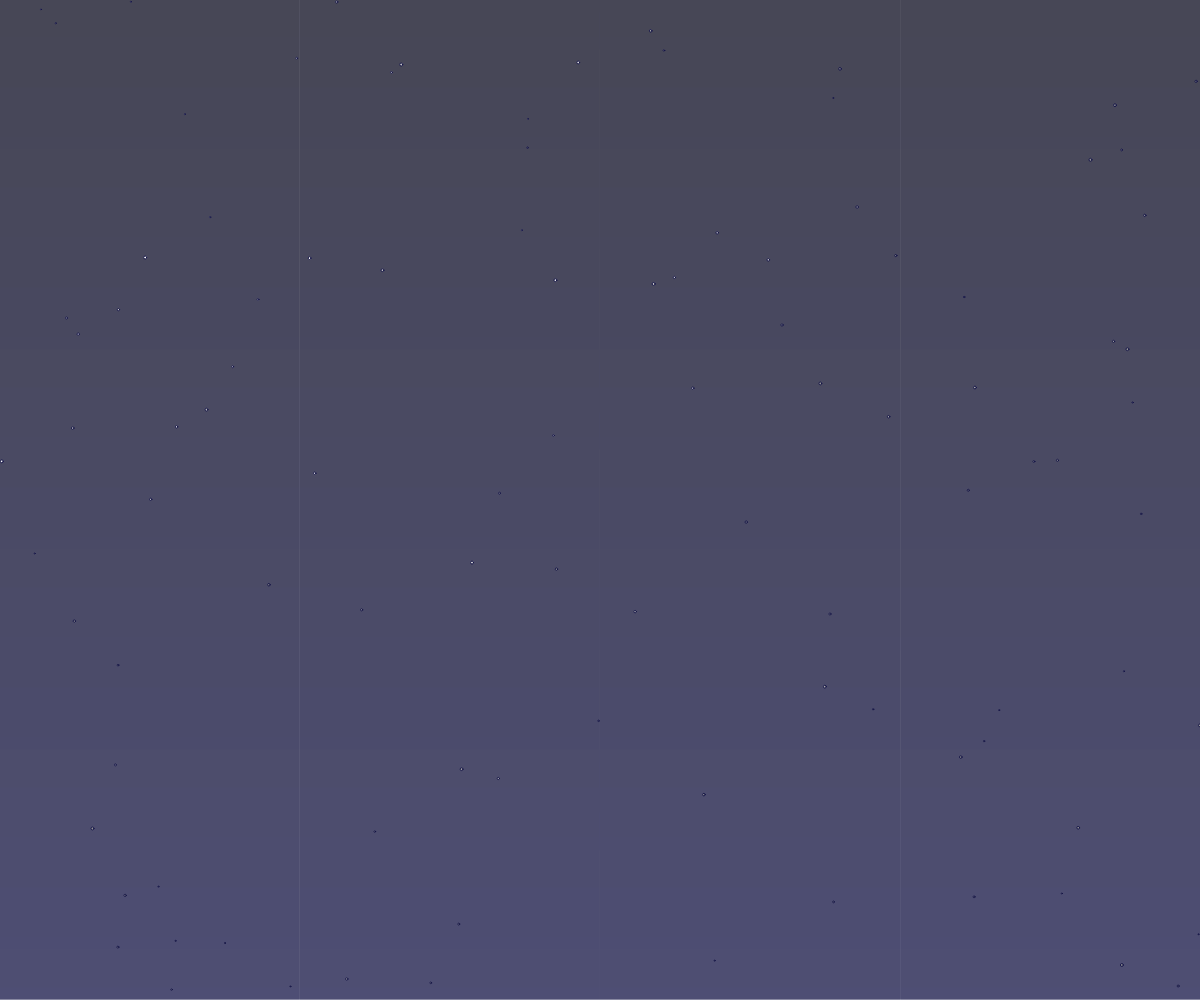
Frame 1 (no input)
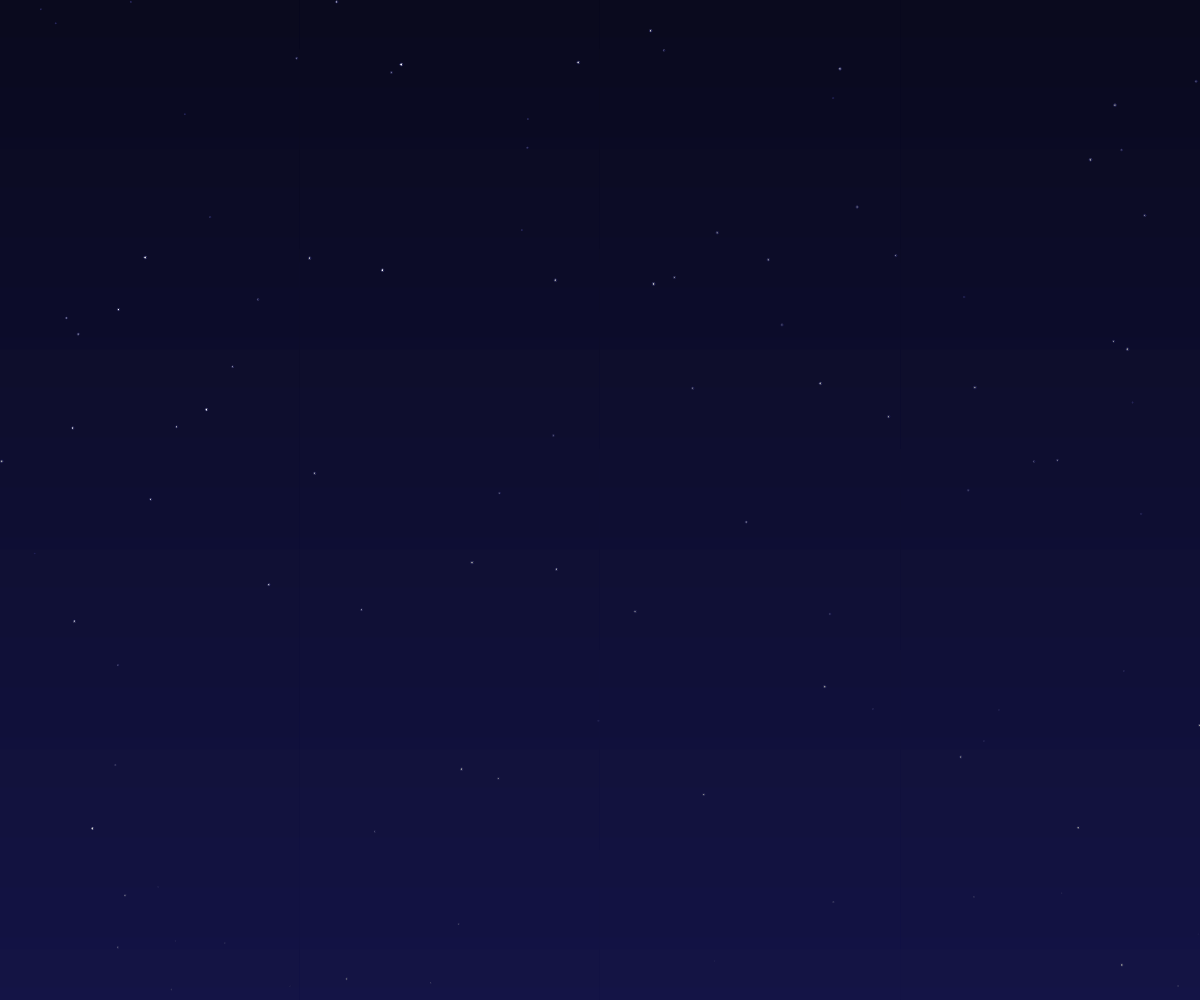
Frame 60 (no input)
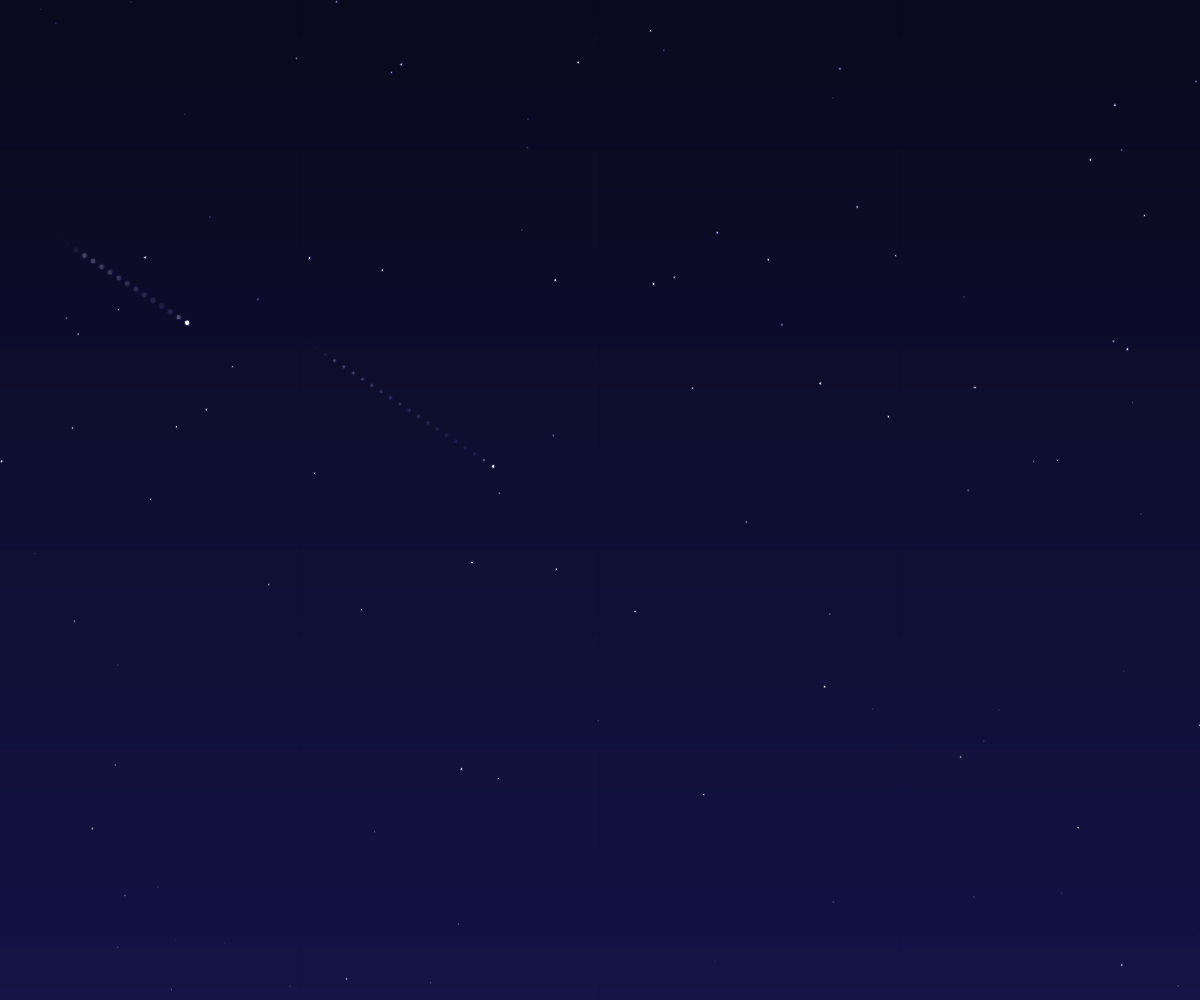
Frame 120 (the mouse pressed at the canvas centre since frame 60)

The p5.js sketch that drew these frames (run headless with seeded random() and noise() and a simulated clock; from frame 60 on, the mouse is pressed at the canvas centre):

// p5.js sketch
// ── sketch.js
let stars = [];
let meteors = [];
let gradientColors;

function setup() { 
  createCanvas(windowWidth, windowHeight); // 全視窗畫布
  noStroke();

  // 產生星星
  for (let i = 0; i < 100; i++) {
    stars.push({
      x: random(width),
      y: random(height),
      size: random(1, 3),
      brightness: random(150, 255),
    });
  }

  // 初始化流星
  for (let i = 0; i < 5; i++) {
    meteors.push(createMeteor());
  }

  // 設定背景漸層顏色
  gradientColors = [color(10, 10, 30), color(0, 0, 50), color(20, 20, 70)];
}

function draw() {
  drawGradientBackground(); // 繪製漸層背景

  // 繪製星星
  for (let star of stars) {
    // 計算滑鼠與星星的距離
    let distanceToMouse = dist(mouseX, mouseY, star.x, star.y);
    let mouseEffect = map(distanceToMouse, 0, width / 2, 100, 0); // 距離越近，影響越大
    star.brightness = map(sin(frameCount * 0.05 + star.x), -1, 1, 150, 255) + mouseEffect;
    star.brightness = constrain(star.brightness, 150, 255); // 限制亮度範圍
    fill(star.brightness);
    ellipse(star.x, star.y, star.size);
  }

  // 繪製流星
  for (let meteor of meteors) {
    drawMeteor(meteor);
    updateMeteor(meteor);
  }
}

function drawGradientBackground() {
  for (let y = 0; y < height; y++) {
    let inter = map(y, 0, height, 0, 1);
    let c = lerpColor(gradientColors[0], gradientColors[2], inter);
    stroke(c);
    line(0, y, width, y);
  }
}

function drawMeteor(meteor) {
  // 繪製流星的尾巴
  for (let i = 0; i < meteor.trail.length; i++) {
    let t = meteor.trail[i];
    fill(255, 255, 255, map(i, 0, meteor.trail.length, 50, 0)); // 尾巴漸淡
    ellipse(t.x, t.y, meteor.size);
  }

  // 繪製流星本體
  fill(lerpColor(color(255, 255, 255), color(255, 165, 0), sin(frameCount * 0.1))); // 流星顏色變化
  ellipse(meteor.x, meteor.y, meteor.size);
}

function updateMeteor(meteor) {
  // 更新流星位置
  meteor.x += meteor.speedX;
  meteor.y += meteor.speedY;

  // 更新流星尾巴
  meteor.trail.push({ x: meteor.x, y: meteor.y });
  if (meteor.trail.length > meteor.trailLength) {
    meteor.trail.shift();
  }

  // 如果流星超出畫布，重置
  if (meteor.x > width || meteor.y > height) {
    Object.assign(meteor, createMeteor());
  }
}

function createMeteor() {
  // 建立一個新的流星
  return {
    x: random(-width, 0), // 從畫布外開始
    y: random(-height / 2, height / 2),
    size: random(3, 6),
    speedX: random(5, 10),
    speedY: random(3, 7),
    trail: [],
    trailLength: int(random(10, 20)),
  };
}

function mousePressed() {
  // 滑鼠點擊時新增流星
  meteors.push(createMeteor());
}

function windowResized() {
  resizeCanvas(windowWidth, windowHeight); // 當視窗大小改變時，調整畫布大小
}
